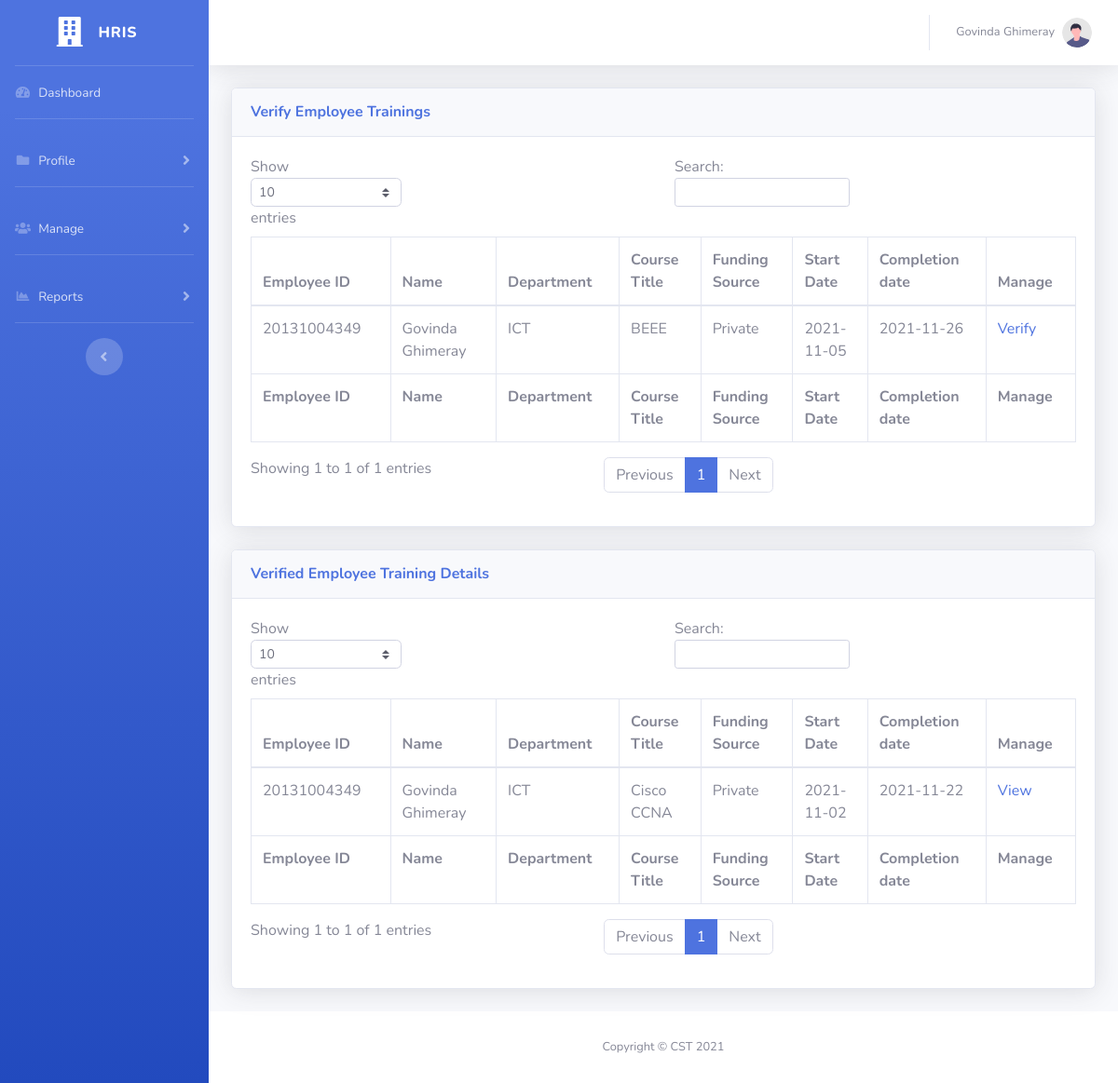
Before: /verify_trainings.php (signed in) with the older database file.
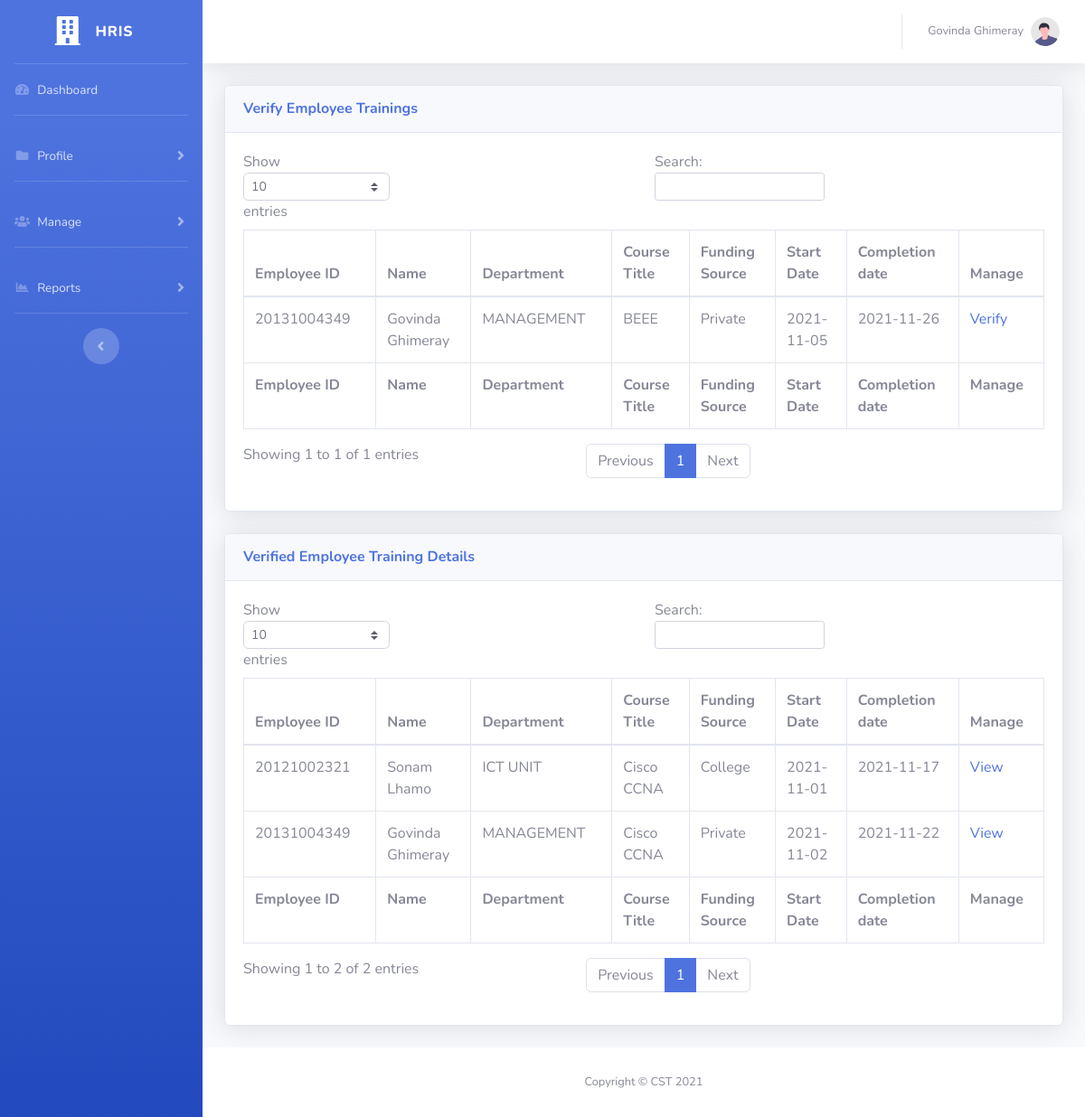
After: the same page with the newer database file.
### tables this page shows
CREATE TABLE `training` (
  `tr_id` int(11) NOT NULL,
  `course_title` varchar(50) NOT NULL,
  `start_date` date NOT NULL,
  `end_date` date NOT NULL,
  `emp_id` bigint(14) NOT NULL,
  `funding_source` varchar(50) NOT NULL,
  `remarks` varchar(255) NOT NULL,
  `verification_status` int(2) NOT NULL DEFAULT 0
);

CREATE TABLE `employee` (
  `employee_id` bigint(14) NOT NULL,
  `cid` bigint(11) NOT NULL,
  `name` varchar(50) NOT NULL,
  `gender` varchar(10) NOT NULL,
  `dob` date NOT NULL,
  `email` varchar(50) NOT NULL,
  `mobile` int(11) NOT NULL,
  `designation` int(11) NOT NULL,
  `department` int(11) NOT NULL,
  `nationality` varchar(20) NOT NULL,
  `address` varchar(255) NOT NULL,
  `service_status` int(11) NOT NULL,
  `position_level` int(11) NOT NULL
);

CREATE TABLE `department` (
  `dept_id` int(11) NOT NULL,
  `dept_name` varchar(100) NOT NULL
);

### verify_trainings.php (the view, shortened to what the changed rows need)
<?php
include('./include/header.php');
?>
                <div class="container-fluid">
                    <div class="card shadow mb-4">
                        <div class="card-body">
                            <div class="table-responsive">
                                <table class="table table-bordered" id="myTable" width="100%" cellspacing="0">
                                    <thead>
                                        <tr>
                                            <th>Employee ID</th>
                                            <th>Name</th>
                                            <th>Department</th>
                                            <th>Course Title</th>
                                            <th>Funding Source</th>
                                            <th>Start Date</th>
                                            <th>Completion date</th>
                                            <th>Manage</th>
                                        </tr>
                                    </thead>
                                    <tfoot>
                                        <tr>
                                            <th>Employee ID</th>
                                            <th>Name</th>
                                            <th>Department</th>
                                            <th>Course Title</th>
                                            <th>Funding Source</th>
                                            <th>Start Date</th>
                                            <th>Completion date</th>
                                            <th>Manage</th>
                                        </tr>
                                    </tfoot>
                                    <tbody>
                                        <?php
                                        $tr_Qry=mysqli_query($con,"SELECT `tr_id`, `course_title`, `start_date`, `end_date`, `emp_id`, `funding_source`, `remarks`, `name`, `department` FROM `training`, `employee` WHERE `emp_id`=`employee_id` AND `verification_status`=0");
                                        while(list($tr_id, $course_title, $start_date, $end_date, $emp_id, $funding_source, $remarks, $name, $department)=mysqli_fetch_row($tr_Qry)){
                                            list($dept)=mysqli_fetch_row(mysqli_query($con,"SELECT `dept_name` FROM `department` WHERE `dept_id`=".$department));
                                        ?>
                                        <tr>
                                            <td><?=$emp_id;?></td>
                                            <td><?=$name;?></td>
                                            <td><?=$dept;?></td>
                                            <td><?=$course_title;?></td>
                                            <td><?=$funding_source;?></td>
                                            <td><?=$start_date;?></td>
                                            <td><?=$end_date;?></td>
                                            <td><a href="#" onclick="confirmVerify()">Verify</a></td>
                                        </tr>
                                        <?php
                                        }
                                        ?>
                                    </tbody>
                                </table>
                            </div>
                        </div>
                    </div>
                </div>
                <div class="container-fluid">
                    <div class="card shadow mb-4">
                        <div class="card-body">
                            <div class="table-responsive">
                                <table class="table table-bordered" id="dataTable" width="100%" cellspacing="0">
                                    <thead>
                                        <tr>
                                            <th>Employee ID</th>
                                            <th>Name</th>
                                            <th>Department</th>
                                            <th>Course Title</th>
                                            <th>Funding Source</th>
                                            <th>Start Date</th>
                                            <th>Completion date</th>
                                            <th>Manage</th>
                                        </tr>
                                    </thead>
                                    <tfoot>
                                        <tr>
                                            <th>Employee ID</th>
                                            <th>Name</th>
                                            <th>Department</th>
                                            <th>Course Title</th>
                                            <th>Funding Source</th>
                                            <th>Start Date</th>
                                            <th>Completion date</th>
                                            <th>Manage</th>
                                        </tr>
                                    </tfoot>
                                    <tbody>
                                        <?php
                                        $tr_Qry=mysqli_query($con,"SELECT `tr_id`, `course_title`, `start_date`, `end_date`, `emp_id`, `funding_source`, `remarks`, `name`, `department` FROM `training`, `employee` WHERE `emp_id`=`employee_id`  AND `verification_status`=1");
                                        while(list($tr_id, $course_title, $start_date, $end_date, $emp_id, $funding_source, $remarks, $name, $department)=mysqli_fetch_row($tr_Qry)){
                                            list($dept)=mysqli_fetch_row(mysqli_query($con,"SELECT `dept_name` FROM `department` WHERE `dept_id`=".$department));
                                        ?>
                                        <tr>
                                            <td><?=$emp_id;?></td>
                                            <td><?=$name;?></td>
                                            <td><?=$dept;?></td>
                                            <td><?=$course_title;?></td>
                                            <td><?=$funding_source;?></td>
                                            <td><?=$start_date;?></td>
                                            <td><?=$end_date;?></td>
                                            <td><a href="view_training.php?id=<?=$tr_id;?>">View</a></td>
                                        </tr>
                                        <?php
                                        }
                                        ?>
                                    </tbody>
                                </table>
                            </div>
                        </div>
                    </div>
                </div>
<?php
include('./include/footer.php');
?>

Changed rows visible on the page:
changed through a linked row, training "BEEE": department.dept_name "ICT" → "MANAGEMENT"
changed through a linked row, training (number 2 of 3 on the later page): department.dept_name "ICT" → "MANAGEMENT"
added training: emp "20121002321", employee.name "Sonam Lhamo", department.dept_name "ICT UNIT", course_title "Cisco CCNA", funding_source "College", start_date "2021-11-01", end_date "2021-11-17", shown under "Verified Employee Training Details"
Other visible differences:
text written by a page script: "Show entries Search: Showing 1 to 1 of 1 entries Previous 1 Next" → "Show entries Search: Showing 1 to 2 of 2 entries Previous 1 Next"
